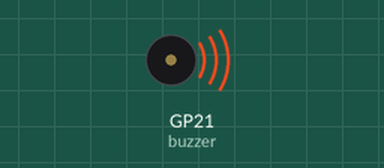
Recording of a program running on a simulated Raspberry Pi Pico running MicroPython. Shown: buzzer (waves = sounding). What the program prints to the serial console is not drawn. At 1.0 s the program stops and its outputs stay as they are.

Above: at 0.1 s.
At 0.6 s:
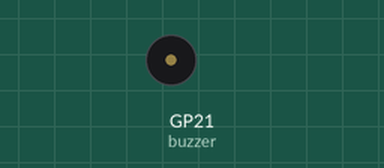
Timing chart, 0 to 2.1 s (numbered marks = the images above):
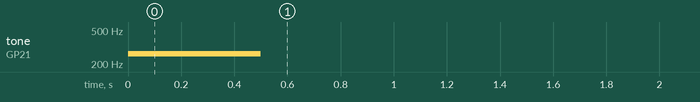

Measured:
- by itself, tone on GP21 (buzzer): silent → 262 Hz at 0.00 s, → silent 0.50 s later

The program:

06_dict.py
```python
from machine import Pin, PWM
from utime import sleep
buzzer = PWM(Pin(21))

note = {
        'b0': 31, 'c1': 33, 'c#1': 35, 'd1': 37, 'd#1': 39, 'e1': 41, 'f1': 44, 'f#1': 46, 'g1': 49,'g#1': 52, 'a1': 55,
        'a#1': 58, 'b1': 62, 'c2': 65, 'c#2': 69, 'd2': 73, 'd#2': 78,
        'e2': 82, 'f2': 87, 'f#2': 93, 'g2': 98, 'g#2': 104, 'a2': 110, 'a#2': 117, 'b2': 123,
        'c3': 131, 'c#3': 139, 'd3': 147, 'd#3': 156, 'e3': 165, 'f3': 175, 'f#3': 185, 'g3': 196, 'g#3': 208, 'a3': 220, 'a#3': 233, 'b3': 247,
        'c4': 262, 'c#4': 277, 'd4': 294, 'd#4': 311, 'e4': 330, 'f4': 349, 'f#4': 370, 'g4': 392, 'g#4': 415, 'a4': 440, 'a#4': 466, 'b4': 494,
        'c5': 523, 'c#5': 554, 'd5': 587, 'd#5': 622, 'e5': 659, 'f5': 698, 'f#5': 740, 'g5': 784, 'g#5': 831, 'a5': 880, 'a#5': 932, 'b5': 988,
        'c6': 1047, 'c#6': 1109, 'd6': 1175, 'd#6': 1245, 'e6': 1319, 'f6': 1397, 'f#6': 1480, 'g6': 1568, 'g#6': 1661, 'a6': 1760, 'a#6': 1865, 'b6': 1976,
        'c7': 2093, 'c#7': 2217, 'd7': 2349, 'd#7': 2489,
        'e7': 2637, 'f7': 2794, 'f#7': 2960, 'g7': 3136, 'g#7': 3322, 'a7': 3520, 'a#7': 3729, 'b7': 3951,
        'c8': 4186, 'c#8': 4435, 'd8': 4699, 'd#8': 4978
        }

#print(note)
print(note.get('c4'))

buzzer.freq(note.get('c4'))
buzzer.duty_u16(60000)
sleep(0.5)
buzzer.duty_u16(0)
sleep(0.5)
```
